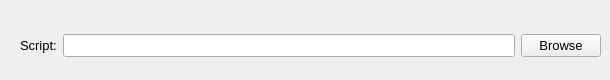
         <widget class="QWidget" name="shakeSettings">
          <widget class="QWidget" name="layoutWidget">
           <property name="geometry">
            <rect>
             <x>20</x>
             <y>20</y>
             <width>581</width>
             <height>51</height>
            </rect>
           </property>
           <layout class="QHBoxLayout">
            <item>
             <widget class="QLabel" name="sceneLabel_3">
              <property name="font">
               <font>
                <pointsize>10</pointsize>
                <weight>50</weight>
                <bold>false</bold>
               </font>
              </property>
              <property name="text">
               <string>Script:</string>
              </property>
             </widget>
            </item>
            <item>
             <widget class="QLineEdit" name="shakeScript">
              <property name="font">
               <font>
                <pointsize>10</pointsize>
                <weight>50</weight>
                <bold>false</bold>
               </font>
              </property>
              <property name="statusTip">
               <string>Scene to render with job</string>
              </property>
              <property name="text">
               <string/>
              </property>
             </widget>
            </item>
            <item>
             <widget class="QPushButton" name="shakeBrowseForScript">
              <property name="font">
               <font>
                <pointsize>10</pointsize>
                <weight>50</weight>
                <bold>false</bold>
               </font>
              </property>
              <property name="statusTip">
               <string>Browse for scene to render</string>
              </property>
              <property name="text">
               <string>Browse</string>
              </property>
             </widget>
            </item>
           </layout>
          </widget>
         </widget>
